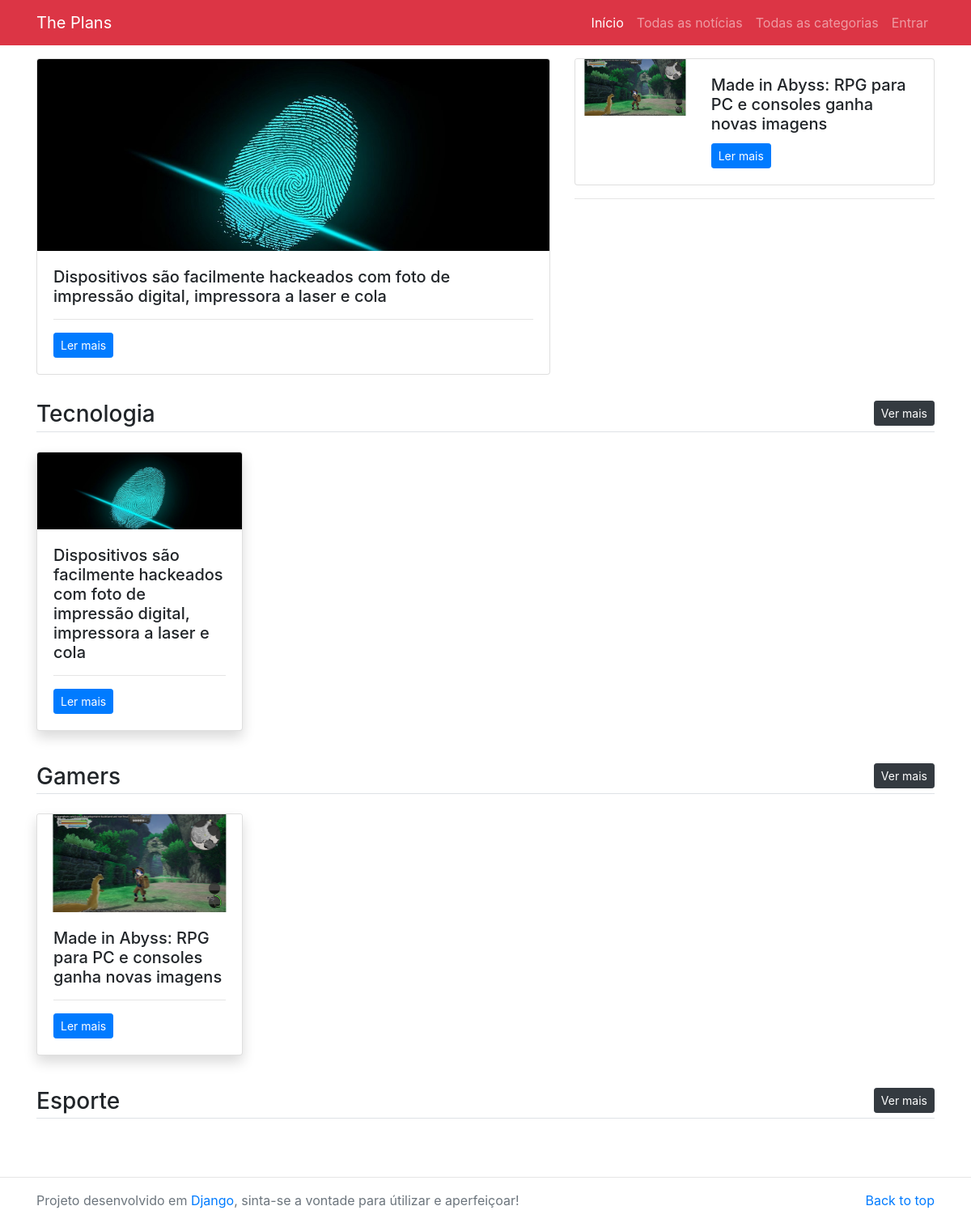
/, run on an earlier commit of the app's database.
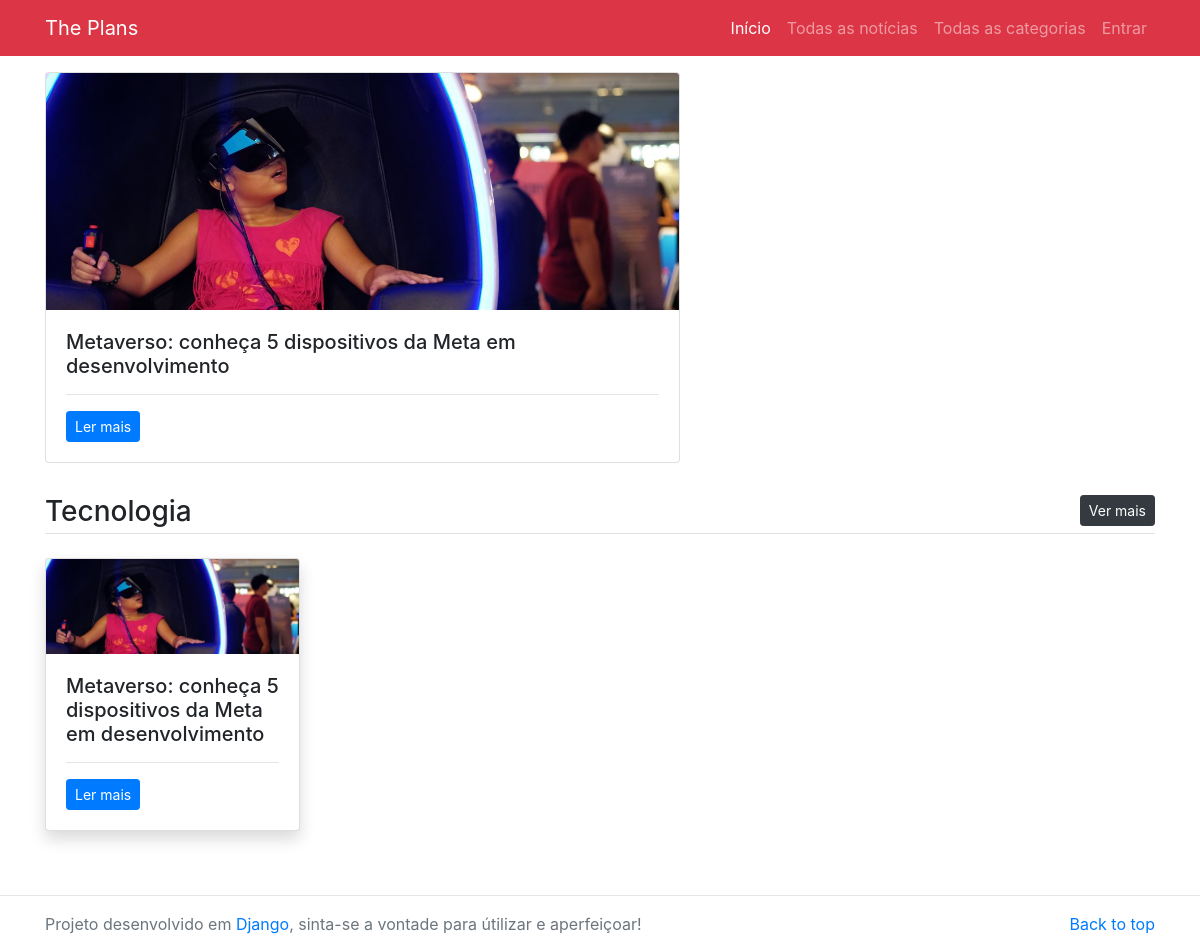
And on a later commit of the database.
### main/models.py (models this page shows, shortened)
class News(models.Model):
    category=models.ForeignKey(Category,on_delete=models.CASCADE)
    title=models.CharField(max_length=300)
    image=models.ImageField(upload_to='imgs/')
    detail=models.TextField()
    add_time=models.DateTimeField(auto_now_add=True)
    class Meta:
        verbose_name_plural='News'

class Category(models.Model):
    title=models.CharField(max_length=200)
    category_image=models.ImageField(upload_to='imgs/')
    class Meta:
        verbose_name_plural='Categories'

### main/views.py (the view)
# urls.py: path('',views.home,name='home'),
def home(request):
    first_news = News.objects.first()
    three_news = News.objects.all()[1:3]
    three_categories = Category.objects.all()[0:3]
    return render(request, 'home.html', {
        'first_news':first_news,
        'three_news':three_news,
        'three_categories':three_categories
    })

### main/templates/home.html
{% extends 'base.html' %}
{% block content %}
<main class="container mt-3 mb-5">
	<div class="row my-3">
		<div class="col-md-7">
			<div class="card mb-3">
			  <img src="media/{{first_news.image}}" class="card-img-top" alt="{{first_news.title}}">
			  <div class="card-body">
			    <h5 class="card-title">{{first_news.title}}</h5>
			    <hr/>
			    <p class="card-text"><a href="/detail/{{first_news.id}}" class="btn btn-sm btn-primary">Ler mais</a></p>
			  </div>
			</div>
		</div>
		<div class="col-md-5" style="max-height: 450px; overflow: auto;">
			{% for news in three_news %}
			<div class="card">
			  <div class="row no-gutters">
			    <div class="col-md-4">
					<img src="media/{{news.image}}" class="card-img-top" alt="{{news.title}}">
			    </div>
			    <div class="col-md-8">
			      <div class="card-body">
			        <h5 class="card-title">{{news.title}}</h5>
			        <p class="card-text"><a href="/detail/{{news.id}}" class="btn btn-sm btn-primary">Ler mais</a></p>
			      </div>
			    </div>
			  </div>
			</div>
			<hr/>
			{% endfor %}
		</div>
	</div>
	{% for category in three_categories %}
	<h3 class="border-bottom pb-1">{{category.title}} <a href="/category/{{category.id}}" class="float-right btn btn-sm btn-dark">Ver mais</a></h3>
	<div class="row my-4">
		{% for news in category.news_set.all %}
			{% if forloop.counter < 5 %}
			<div class="col-md-3">
				<div class="card mb-3 shadow">
				<img src="/media/{{news.image}}" class="card-img-top" alt="{{news.title}}">
				<div class="card-body">
					<h5 class="card-title">{{news.title}}</h5>
					<hr/>
					<p class="card-text"><a href="#" class="btn btn-sm btn-primary">Ler mais</a></p>
				</div>
				</div>
			</div>
			{% endif %}
		{% endfor %}
	</div>
	{% endfor %}
</main>
{% endblock %}

### main/templates/base.html (shortened to what this page needs)
{% load static %}
<!DOCTYPE html>
<html>
<head>
	<link rel="stylesheet" type="text/css" href="{% static 'vendor/bs4/bootstrap.min.css' %}" />
</head>
<body>
	<nav class="navbar navbar-expand-lg navbar-dark bg-danger">
		<div class="container">
		  <a class="navbar-brand" href="/">The Plans</a>
		  <div class="collapse navbar-collapse" id="navbarNav">
		    <ul class="navbar-nav ml-auto">
		      <li class="nav-item active">
		        <a class="nav-link" href="/">Início</a>
		      </li>
		      <li class="nav-item">
		        <a class="nav-link" href="{% url 'all-news' %}">Todas as notícias</a>
		      </li>
		      <li class="nav-item">
		        <a class="nav-link" href="{% url 'all-category' %}">Todas as categorias</a>
		      </li>
			  <li class="nav-item">
		        <a class="nav-link" href="/login">Entrar</a>
		      </li>
		    </ul>
		  </div>
	  	</div>
    </nav>
    {% block content %}
    {% endblock %}
<hr/>
<footer class="text-muted">
  <div class="container">
    <p class="float-right">
      <a href="#">Back to top</a>
    </p>
    <p>Projeto desenvolvido em<a href="https://github.com/bielmartin"> Django</a>, sinta-se a vontade para útilizar e aperfeiçoar!</p>
  </div>
</footer>
</body>
</html>

What changed in the data, as far as the page shows it:
removed News: image (picture), title "Dispositivos são facilmente hackeados com foto de impressão digital, impressora a laser e cola", shown under "Tecnologia"
removed News: image (picture), title "Made in Abyss: RPG para PC e consoles ganha novas imagens"
removed Category: title "Gamers"
removed Category: title "Esporte"
added News: image (picture), title "Metaverso: conheça 5 dispositivos da Meta em desenvolvimento", shown under "Tecnologia"
